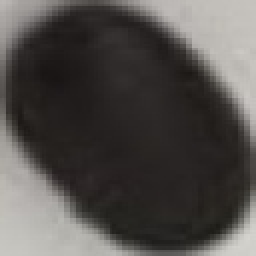
#> input picture data/processed/bons/bean0001_114.jpg, 128 x 128 px, found by its file name (shown 2 times larger); its folder holds only this picture in this run
$ python texture.py ../../data/processed/bons out.png   (older library calls are emulated)
#> lines starting #> are read from the running program, lines starting #| are printed output that depends on the picture
import os
import cv2
import numpy as np
import pandas as pd
from skimage.feature import graycomatrix, graycoprops, local_binary_pattern, hog

def extract_texture_features(image_path: str):
    """
    Lê crop de feijão e retorna vetor com:
      - GLCM: contrast, homogeneity, energy, correlation
      - LBP: histograma uniform (bins=10)
      - HOG: feature_vector
    """
    img = cv2.imread(image_path)
#> img is the input picture: shape (128, 128, 3); mean B, G, R 76.4, 79, 82.4
    gray = cv2.cvtColor(img, cv2.COLOR_BGR2GRAY)

    # 1) GLCM (quantiza em 8 níveis)
    gray_q = (gray / 32).astype(np.uint8)
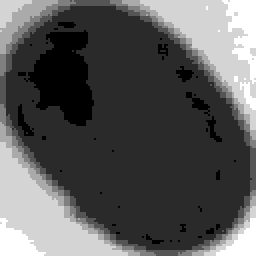
#> gray_q: shape (128, 128) (shown 2 times larger); min 0, max 6, mean 2.12; drawn with min black and max white
    glcm = graycomatrix(
        gray_q, distances=[1], angles=[0], levels=8,
        symmetric=True, normed=True
    )
    contrast     = graycoprops(glcm, 'contrast')[0,0]
#> contrast = 0.0856
    homogeneity  = graycoprops(glcm, 'homogeneity')[0,0]
#> homogeneity = 0.959
    energy       = graycoprops(glcm, 'energy')[0,0]
#> energy = 0.577
    correlation  = graycoprops(glcm, 'correlation')[0,0]
#> correlation = 0.987

    # 2) LBP (P=8, R=1, método uniform)
    lbp = local_binary_pattern(gray, P=8, R=1, method='uniform')
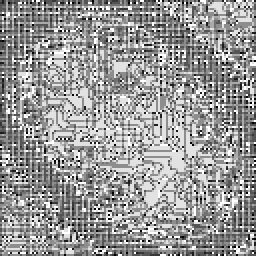
#> lbp: shape (128, 128) float64 (shown 2 times larger); min 0, max 9, mean 5.42; drawn with min black and max white
    # histograma uniform zones (0…9)
    (lbp_hist, _) = np.histogram(lbp.ravel(),
                                 bins=np.arange(0, 11),
                                 density=True)
#> lbp_hist = [0.0144, 0.0402, 0.0305, 0.142, 0.1, 0.221, 0.115, 0.0676, 0.199, 0.071]

    # 3) HOG
    hog_fd = hog(
        gray,
        orientations=9,
        pixels_per_cell=(8,8),
        cells_per_block=(2,2),
        block_norm='L2-Hys',
        feature_vector=True
    )
#> hog_fd = 8100 values, max 0.584 at index 2160, min 0 at index 5, mean 0.12

    # concatena tudo num vetor
    feats = [contrast, homogeneity, energy, correlation]
#> feats = [0.0856, 0.959, 0.577, 0.987]
    feats += lbp_hist.tolist()
#> feats = [0.0856, 0.959, 0.577, 0.987, 0.0144, 0.0402, 0.0305, 0.142, 0.1, 0.221, 0.115, 0.0676, 0.199, 0.071]
    feats += hog_fd.tolist()
#> feats = 8114 values, max 0.987 at index 3, min 0 at index 19, mean 0.12
    return feats


def build_texture_dataframe(processed_dir: str):
    """
    Percorre data/processed/{bons,ruins}, extrai texture features e retorna DataFrame
    """
    rows = []
    for cls, label in [('bons', 1), ('ruins', 0)]:
        folder = os.path.join(processed_dir, cls)
        for fname in os.listdir(folder):
            path = os.path.join(folder, fname)
            feats = extract_texture_features(path)
            rows.append(feats + [label])

    # colunas
    cols = ['glcm_contrast','glcm_homogeneity','glcm_energy','glcm_correlation']
    cols += [f'lbp_{i}' for i in range(len(extract_texture_features(path))-4-len(hog(np.zeros((32,32)), orientations=9, pixels_per_cell=(8,8), cells_per_block=(2,2), feature_vector=True)))]  # avoid dynamic, just demo
    # better: define exact number: LBP bins=10, HOG length = len(hog(gray…))
    # mas para simplificar:
    lbp_bins = 10
    hog_len = len(extract_texture_features(path)) - 4 - lbp_bins
    cols = ['glcm_contrast','glcm_homogeneity','glcm_energy','glcm_correlation'] \
           + [f'lbp_{i}' for i in range(lbp_bins)] \
           + [f'hog_{i}' for i in range(hog_len)] \
           + ['label']

    return pd.DataFrame(rows, columns=cols)


if __name__ == '__main__':
    import argparse
    p = argparse.ArgumentParser()
    p.add_argument('processed_dir', help="data/processed")
    p.add_argument('out_csv', help="data/features/texture.csv")
    args = p.parse_args()

#> (the run stopped early here; a loop or call above may not have finished)
